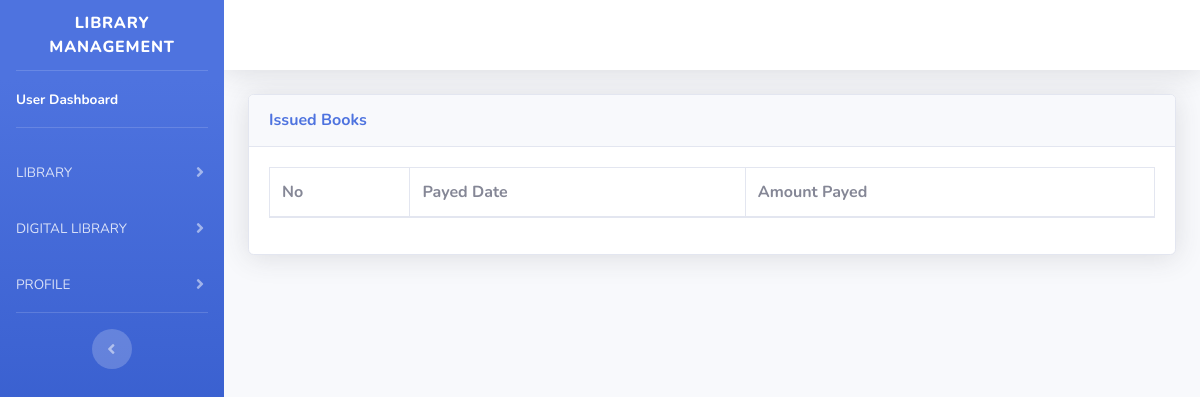
The app's page /templates/startbootstrap-sb-admin-2-gh-pages/user_dues_archive.php (signed in), older data.
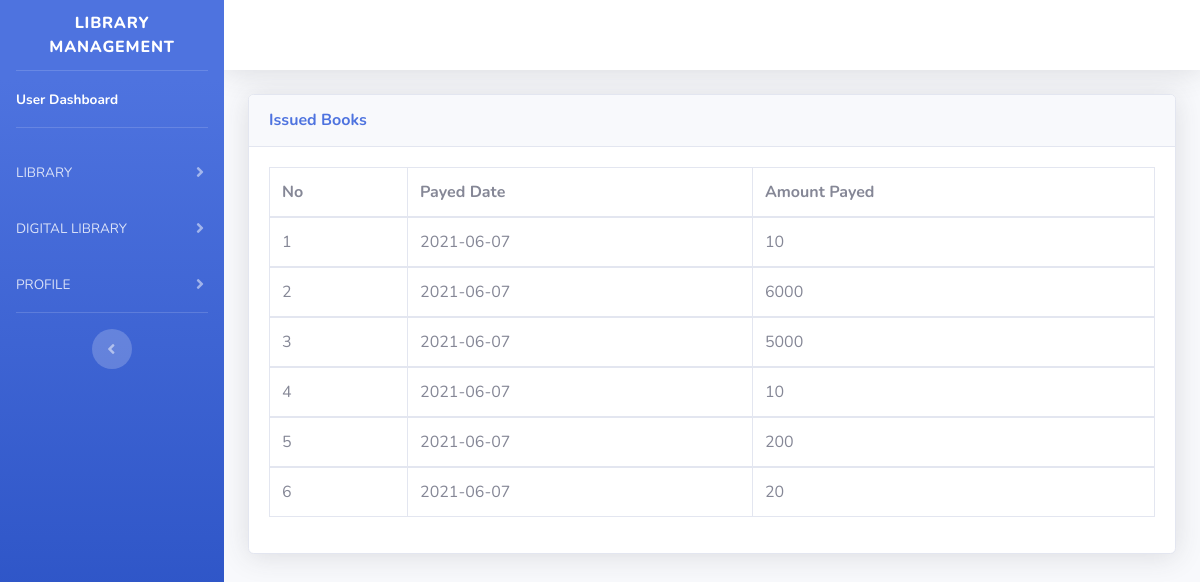
The same page, newer data.
### tables this page shows
CREATE TABLE `tbl_penality` (
  `penality_id` int(10) NOT NULL,
  `l_id` int(10) NOT NULL,
  `amount` int(10) NOT NULL,
  `payed_date` date NOT NULL,
  `status` varchar(50) NOT NULL
);

### templates/startbootstrap-sb-admin-2-gh-pages/user_dues_archive.php (the view, shortened to what this page needs)
<?php
include('../startbootstrap-sb-admin-2-gh-pages/PHP/connection.php');
if(!empty($_SESSION['username']))
{
    $name = $_SESSION['username'];
?>
<!DOCTYPE html>
<html lang="en">
<head>
    <link href="vendor/fontawesome-free/css/all.min.css" rel="stylesheet" type="text/css">
    <link href="css/sb-admin-2.min.css" rel="stylesheet">
    <link href="vendor/datatables/dataTables.bootstrap4.min.css" rel="stylesheet">
</head>
<body id="page-top">
    <div id="wrapper">
        <ul class="navbar-nav bg-gradient-primary sidebar sidebar-dark accordion" id="accordionSidebar">
            <a class="sidebar-brand d-flex align-items-center justify-content-center" href="user.php">
                <div class="sidebar-brand-text mx-3">Library Management</div>
            </a>
            <hr class="sidebar-divider my-0">
            <li class="nav-item active">
                <a class="nav-link" href="user.php">
                    <span>User Dashboard</span></a>
            </li>
            <hr class="sidebar-divider">
            <li class="nav-item">
                <a class="nav-link collapsed" href="#" data-toggle="collapse" data-target="#collapseTwo"
                    aria-expanded="true" aria-controls="collapseTwo">
                    <span>LIBRARY</span>
                </a>
            </li>
            <li class="nav-item">
                <a class="nav-link collapsed" href="#" data-toggle="collapse" data-target="#collapseThree"
                    aria-expanded="true" aria-controls="collapseThree">
                    <span>DIGITAL LIBRARY</span>
                </a>
            </li>
            <li class="nav-item">
                <a class="nav-link collapsed" href="#" data-toggle="collapse" data-target="#collapseUtilities"
                    aria-expanded="true" aria-controls="collapseUtilities">
                    <span>PROFILE</span>
                </a>
            </li>
            <hr class="sidebar-divider d-none d-md-block">
            <div class="text-center d-none d-md-inline">
                <button class="rounded-circle border-0" id="sidebarToggle"></button>
            </div>
        </ul>
        <div id="content-wrapper" class="d-flex flex-column">
            <div id="content">
                <nav class="navbar navbar-expand navbar-light bg-white topbar mb-4 static-top shadow">
                </nav>
                <div class="container-fluid">
                    <div class="card shadow mb-4">
                        <div class="card-header py-3">
                            <h6 class="m-0 font-weight-bold text-primary">Issued Books</h6>
                        </div>
                        <div class="card-body">
                            <div class="table-responsive">
                                <table class="table table-bordered" id="dataTable" width="100%" cellspacing="0">
                                <thead>
                                        <tr>
                                            <th>No</th>
                                            <th>Payed Date</th>
                                            <th>Amount Payed</th>
                                        </tr>
                                    </thead>
                        <?php
                        $querry = "SELECT * FROM tbl_penality WHERE l_id = (SELECT l_id FROM login where username = '$name')";
                        $res = mysqli_query($con,$querry);
                        $count = 1;
                        while($row = mysqli_fetch_array($res))
                        {
                        ?>
                                    <tbody>
                                        <tr>
                                        <?php echo "<td class = 'Text-center'>" .$count++ ."</td>"; ?>
                                        <?php echo "<td class = 'Text-center'>" .$row['payed_date'] ."</td>";?>
                                        <?php echo "<td class = 'Text-center'>" .$row['amount'] ."</td>";?>
                                        </tr>
                        <?php
                        }
                        ?>
                                         </tbody>
                                </table>
                            </div>
                        </div>
                    </div>
                </div>
            </div>
        </div>
    </div>
</body>
</html>
<?php
    }
    else{
        header("location: login.php");
    }
    ?>

Row changes from the older to the newer data that the page shows:
added tbl_penality: payed_date "2021-06-07", amount "10"
added tbl_penality: payed_date "2021-06-07", amount "6000"
added tbl_penality: payed_date "2021-06-07", amount "5000"
added tbl_penality: payed_date "2021-06-07", amount "10"
added tbl_penality: payed_date "2021-06-07", amount "200"
added tbl_penality: payed_date "2021-06-07", amount "20"
